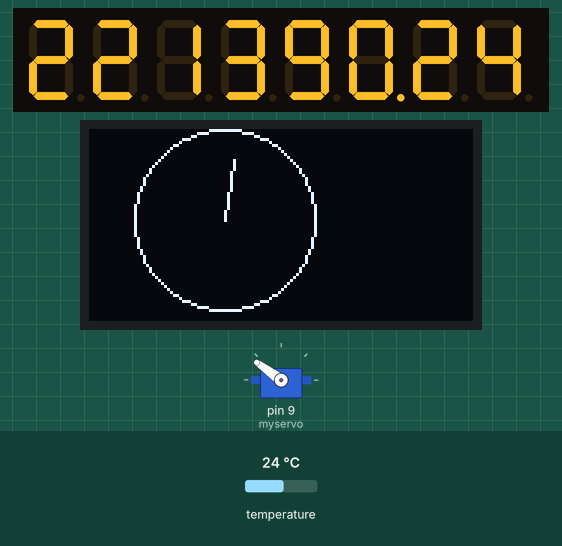
The sketch below on a simulated Arduino Uno, built with avr-gcc and run on an emulated ATmega328P. On the bench: servo, 8-digit seven-segment display, 128×64 one-colour display. Inputs (shaded band) come from the test bench; at power-on: temperature 24 °C. The local clock reads 2024-03-15 10:24:30 at power-on unless the sketch sets it; what the sketch prints to the serial monitor is not drawn.

Above: at 1.2 s.
1.3 s: temperature set to 23.5 °C
At 2.9 s:
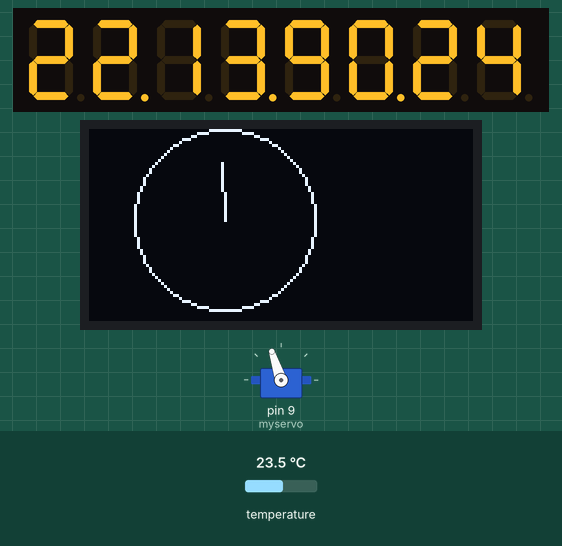
5.3 s: temperature set to 22.2 °C
At 6.2 s:
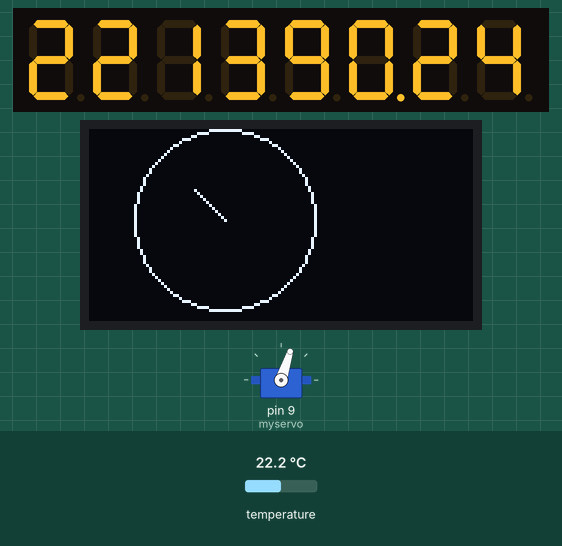
8.9 s: temperature set to 21.1 °C
At 10.4 s:
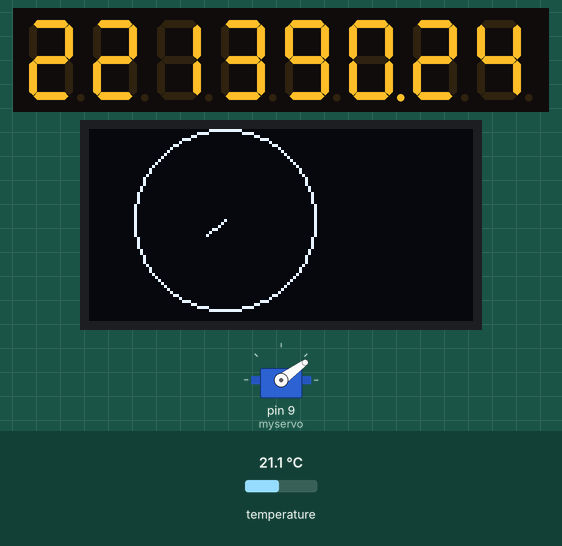
12.9 s: temperature set to 12 °C
At 14.4 s:
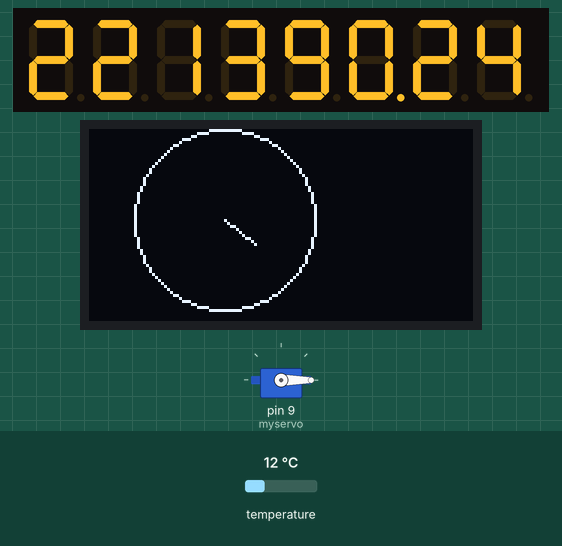
16.9 s: temperature set to 28 °C
At 17.9 s:
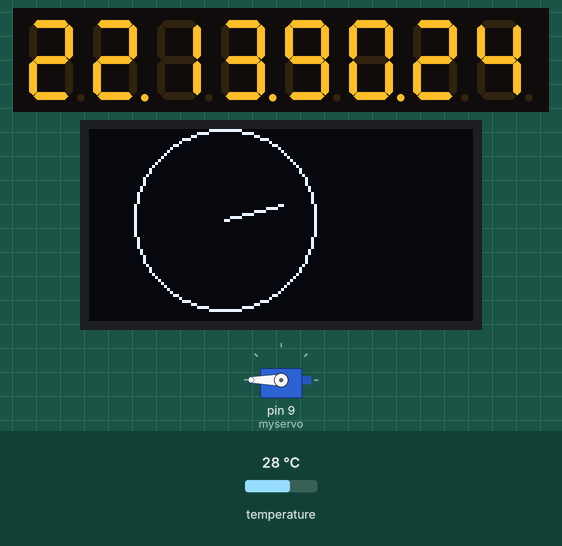
Timing chart, 0 to 19.9 s (numbered marks = the images above; inputs shaded):
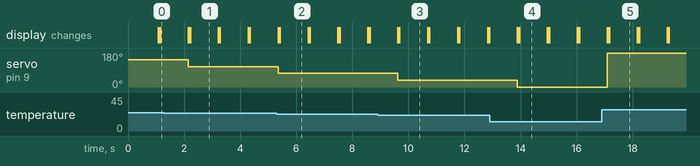

Measured:
- the behaviour switches between 23.9 and 23.8 °C on temperature (found by bisection; images 0 and 1)
- the behaviour switches between 22.9 and 22.8 °C on temperature (found by bisection; images 1 and 2)
- the behaviour switches between 21.9 and 21.8 °C on temperature (found by bisection; images 2 and 3)
- after the input at 1.3 s, servo on pin 9 (myservo): 144° → 108° after 0.85 s
- after the input at 5.3 s, servo on pin 9 (myservo): 108° → 72° after 0.05 s
- after the input at 8.9 s, servo on pin 9 (myservo): 72° → 36° after 0.72 s
- after the input at 12.9 s, servo on pin 9 (myservo): 36° → 0° after 0.99 s
- after the input at 16.9 s, servo on pin 9 (myservo): 0° → 180° after 0.19 s

The sketch:

sketch_Servoclocked.ino
```cpp
/*
* Name: övningsprojekt
* Author: Vincent Stridh
* Date: 2025-11-20
* Description: This project uses a ds3231 to measure time and displays the time to an 1306 oled display,
* Further, it measures temprature with ds3231 and displays a mapped value to a 9g-servo-motor.
*/

// Include Libraries
#include "RTClib.h"
#include <Wire.h>
#include "U8glib.h"
#include <Servo.h>
#include <math.h>
#include <LedControl.h>

// Init constants
const int oledLength = 128;
const int length = 10;
const int ServoPin = A0;

// Init global variables
int pos = 0;

// Construct objects
Servo myservo;
RTC_DS3231 rtc;
U8GLIB_SSD1306_128X64 u8g(U8G_I2C_OPT_NO_ACK);

// DIN, CLK, CS
LedControl lc = LedControl(12, 11, 10, 1);

void setup() {
  // init communication
  Serial.begin(9600);
  Wire.begin();

  // Init Hardware
  rtc.begin();
  myservo.attach(9);

  // Settings
  rtc.adjust(DateTime(F(__DATE__), F(__TIME__)));

  lc.shutdown(0, false);    // Turn on the display
  lc.setIntensity(0, 8);    // Brightness: 0–15
  lc.clearDisplay(0);       // Clear
  lc.setDigit(0, 0, 4, false); // Digit position 0, show "4"
  lc.setDigit(0, 1, 2, false);
  lc.setDigit(0, 2, 6, false);
  lc.setDigit(0, 3, 9, false);
}

void loop() {
  DateTime now = rtc.now();
  pos = map(getTemp(), 20, 30, 0, 360);
  myservo.write(pos);

  showTimeOnDisplay(now);
  Serial.println(getPrint());

 // oledWrite(getTime()); //remove comment when the function is written
 // servoWrite(getTemp()); //remove comment when the function is written

  int v = now.second() * 6;
  draw(v);
  delay(1000);
}


//this function draws the circle for the 1306 oled display
void draw(int v){
  u8g.firstPage();
  do {
  u8g.drawCircle(45, 30, 30);
  u8g.drawLine(45, 30,(45+15*cos(v-90)+5), (20+15*sin(v-90)+5));
  }
    while (u8g.nextPage());
}


//This function reads time and temp from an ds3231 module and package the time as a String
//Parameters: Void
//Returns: time in hh:mm:ss and temp as String for the print function
String getPrint() {
  DateTime now = rtc.now();
  return String(now.hour()) + ":" + String(now.minute()) + ":" + String(now.second() + 10) + "   Temp: " + String(rtc.getTemperature()) + "   Pos: " + pos;
}

//This function reads the current time and
//Parameters: Void
//Returns: time (kommer inte ihåg vad jag skulle ha denna till)
String getTime() {
  DateTime now = rtc.now();
  char buffer[9]; // hh:mm:ss\0
  sprintf(buffer, "%02d:%02d:%02d", now.hour(), now.minute(), now.second());
  return String(buffer);
}

/*
* This function takes temprature from ds3231 and returns as a float
* Parameters: Void
* Returns: temprature as float
*/
float getTemp() {
  return (rtc.getTemperature());
}

/*
* This function takes the current time and makes it possible for the clock to read it
* Parameters: void
* Returns: time now to the display
*/


void showTimeOnDisplay(DateTime now) {
  int hours = now.hour();
  int minutes = now.minute();
  int seconds = now.secondstime();

  static bool blink = false;
  blink = !blink;

  // Hours
  lc.setDigit(0, 7, hours / 10, false);
  lc.setDigit(0, 6, hours % 10, blink);

  // Minutes
  lc.setDigit(0, 5, minutes / 10, false);
  lc.setDigit(0, 4, minutes % 10, blink);

  // Seconds
  lc.setDigit(0, 3, seconds/10, false);
  lc.setDigit(0, 2, seconds%10, blink);
}


/*
* This function takes a string and draws it to an oled display
* Parameters: - text: String to write to display
* Returns: void
*/
void oledWrite() {
}

/*
* takes a temprature value and maps it to corresppnding degree on a servo
* Parameters: - value: temprature
* Returns: void
*/
// void servoWrite(float getTemp()) {
// }
```
